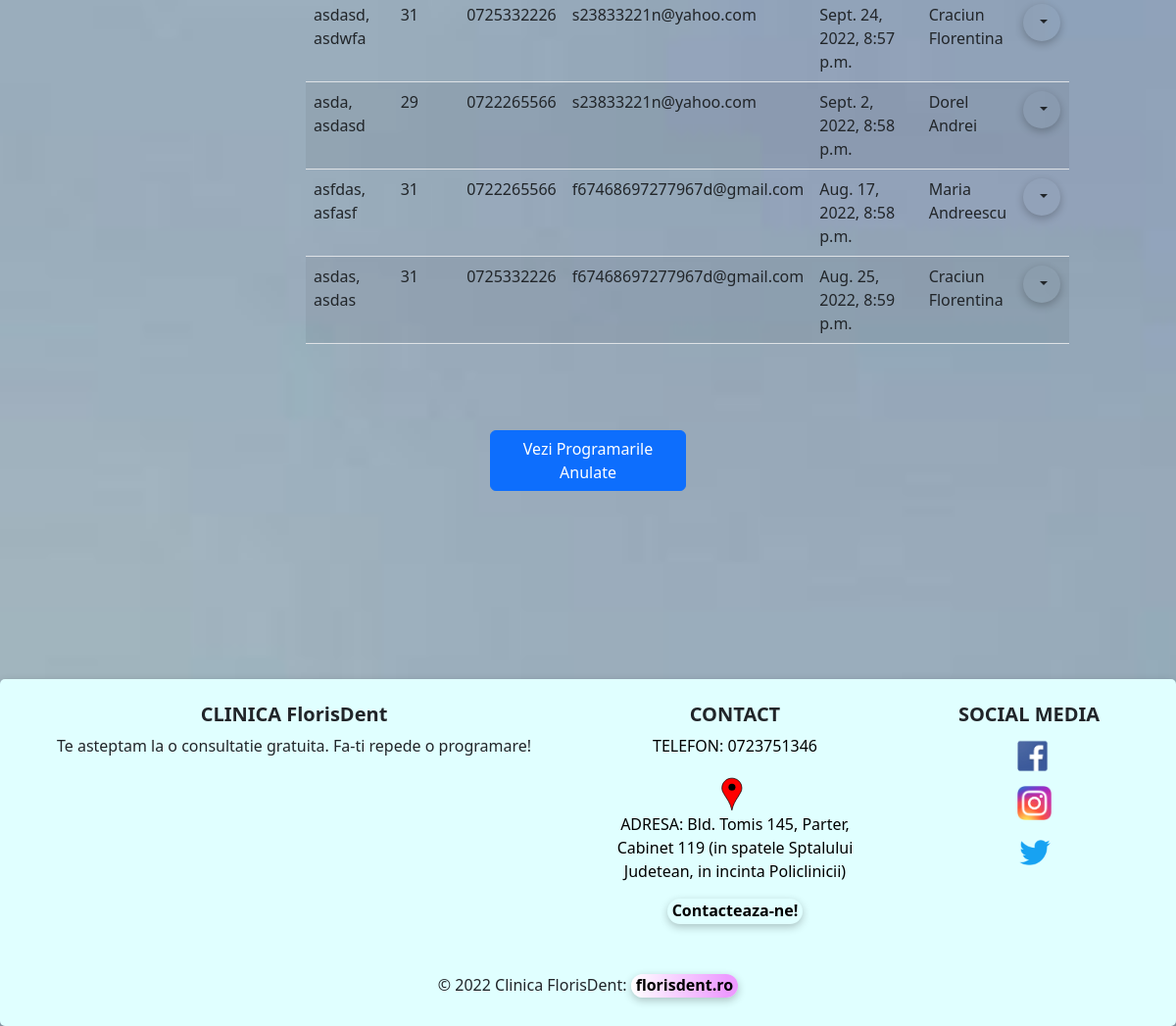
The page /list_of_programari/ (lower part) on the database as committed earlier.
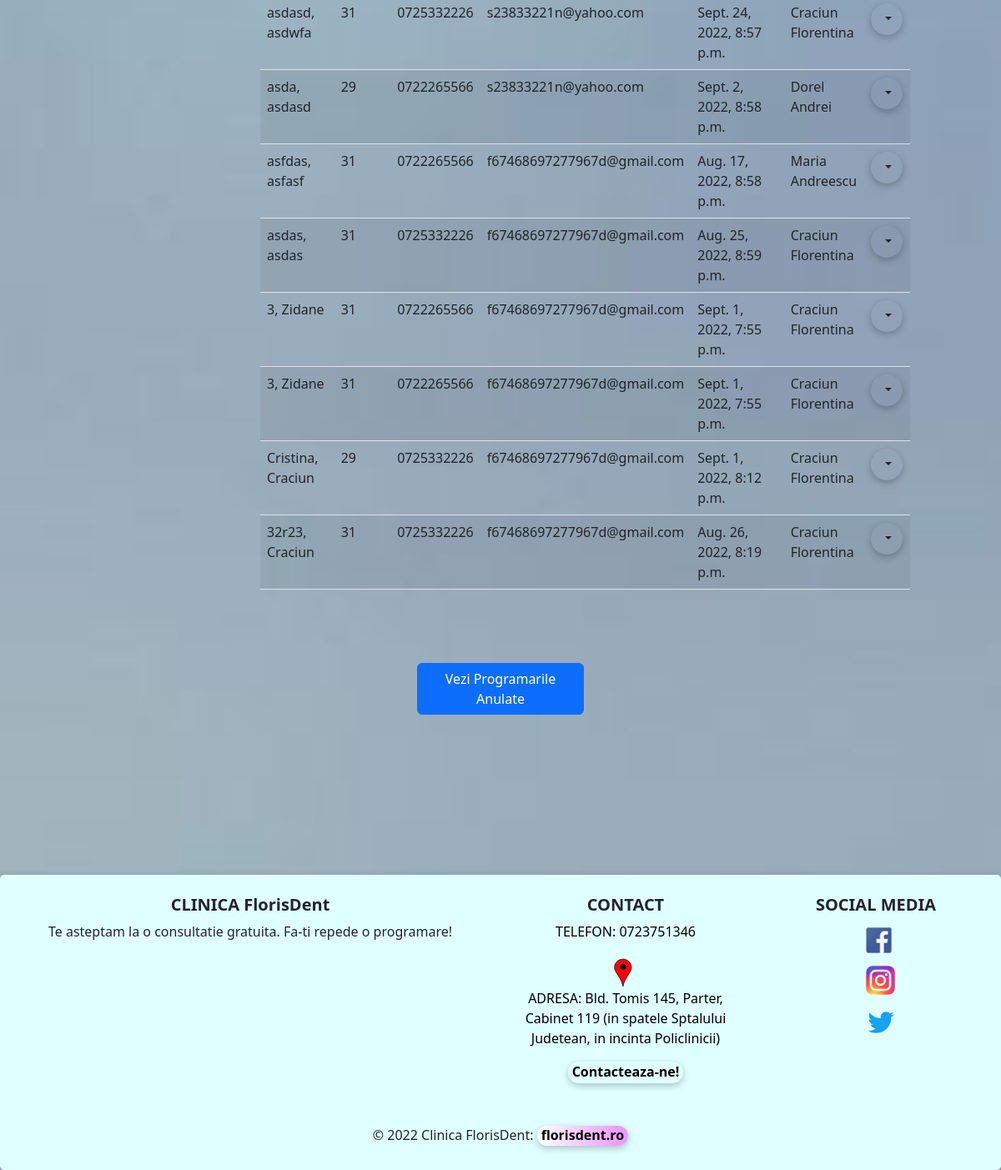
The same page on the database as committed later.
### programari/models.py (models this page shows, shortened)
class Programari(models.Model):
    prenume = models.CharField(max_length=30)
    nume = models.CharField(max_length=30)
    varsta = models.IntegerField()
    numar_telefon = models.CharField(blank=True, max_length=20)
    email = models.EmailField(blank=True, max_length=50)
    ora_programare = models.DateTimeField()
    doctor = models.ForeignKey(Doctor, on_delete=models.CASCADE, null=True)
    active = models.BooleanField(default=True)
    created_at = models.DateTimeField(auto_now_add=True)
    updated_at = models.DateTimeField(auto_now=True)

### doctori/models.py (models this page shows)
class Doctor(models.Model):
    nume_doctor = models.CharField(max_length=40)
    specializare = models.CharField(max_length=50)
    experienta = models.IntegerField()
    email = models.EmailField(blank=True, max_length=50)
    descriere = models.TextField(blank=True, max_length=300)
    varsta = models.IntegerField()
    image = models.ImageField(upload_to='images/doctori/', null=True, blank=True)
    active = models.BooleanField(default=True)
    created_at = models.DateTimeField(default=datetime.now)
    updated_at = models.DateTimeField(auto_now=True)
    def __str__(self):
        return f'{self.nume_doctor}'

### programari/views.py (the view)
# urls.py: path('list_of_programari/', views.ProgramareListView.as_view(), name='list-of-programari'),
class ProgramareListView(ListView):
    template_name = 'programari/list_of_programari.html'
    model = Programari
    context_object_name = 'all_programari'
    def get_context_data(self, **kwargs):
        data = super(ProgramareListView, self).get_context_data(**kwargs)
        all_programari = Programari.objects.all()
        data['programari'] = all_programari
        my_filter_ = ProgramariFilters(self.request.GET, queryset=all_programari)
        data['all_programari'] = my_filter_.qs
        data['my_filter'] = my_filter_
        return data

### templates/programari/list_of_programari.html (shortened to what this page needs)
{% extends 'base.html' %}
{% block content %}
    <br>
    <div class="container-fluid">
        <div class="row">
            <div class="col-md-3">
            </div>
            <div class="col-md-6">
                <table class="table table-striped table-hover">
                    <tbody>
                    {% for programari in all_programari %}
                        <tr>
                            {% if programari.active is True %}
                                <td>{{ programari.prenume }}, {{ programari.nume }}</td>
                                <td>{{ programari.varsta }}</td>
                                <td>{{ programari.numar_telefon }}</td>
                                <td>{{ programari.email }}</td>
                                <td>{{ programari.ora_programare }}</td>
                                <td>{{ programari.doctor }}</td>
                                <td>
                                    <li class="nav-item dropdown" style="list-style-type: none">
                                        <button class="btn dropdown-toggle" id="navbarDropdown"
                                                role="button"
                                                data-bs-toggle="dropdown" aria-expanded="false">
                                        </button>
                                    </li>
                                </td>
                            {% endif %}
                        </tr>
                    {% endfor %}
                    </tbody>
                </table>
            </div>
        </div>
    </div>
    <br><br><br>
    <div class="d-grid gap-2 col-2 mx-auto">
        <a href="{% url 'list-of-programari-anulate' %}" class="btn btn-primary" type="button">Vezi Programarile Anulate</a>
    </div>
{% endblock %}

### templates/base.html (shortened to what this page needs)
{% load static %}
<!DOCTYPE html>
<html lang="en">
<head>
    <link href="{% static 'static/css/bootstrap.min.css' %}" rel="stylesheet" >
    <link rel="stylesheet" href="{% static 'css/main.css' %}">
</head>
<body class="base_body">
    <br><br><br>
    {% block content %}{% endblock %}
    <br><br><br><br><br><br><br><br>
</body>
{% include 'footer.html' %}
</html>

### templates/navbar.html (shortened to what this page needs)
{% load static %}

### templates/footer.html (shortened to what this page needs)
{% load static %}
<footer class="page-footer font-medium blue pt-4"
        style="position: static; width:100%; height: auto; padding-bottom: 0px; background-color: #e0ffff; height: 100%">
    <div class="container-fluid text-center text-md-left" style=" background-color: #e0ffff; height: 80px">
        <div class="row">
            <div class="col-md-6 mt-md-0 mt-3">
                <h5 class="text" style="font-weight: bold;">CLINICA FlorisDent</h5>
                <p>Te asteptam la o consultatie gratuita.
                    Fa-ti repede o programare!</p>
            </div>
            <div class="col-md-3 mb-md-0 mb-3">
                <h5 class="text-uppercase" style="font-weight: bold;">Contact</h5>
                <ul class="list-unstyled">
                    <li>
                        <p href="" style="text-decoration: none; color: black"> TELEFON: 0723751346</p>
                    </li>
                    <li>
                        <a class="footer-brand" href="{% url 'locatie' %}" title="Vezi pe harta!">
                            <img src="{% static 'images/pin_maps.svg' %}" height="40"></a>
                    </li>
                    <li>
                        <p style="text-decoration: none; color: black">ADRESA: Bld. Tomis 145, Parter, Cabinet 119
                            (in spatele Sptalului Judetean, in incinta Policlinicii)
                        </p>
                    </li>
                    <li>
                        <a type="button" class="footer-brand" href="{% url 'create-mesaj' %}" title="Vezi pe harta!"
                           style="font-weight: bold; box-shadow: rgba(0, 0, 0, 0.24) 0px 3px 8px; color: black;
        text-decoration: none; border-radius: 25px; padding-right: 5px; padding-left: 5px; padding-bottom: 2px;
        background: #e0ffff;">
                            Contacteaza-ne!</a>
                    </li>
                </ul>
            </div>
            <div class="col-md-3 mb-md-0 mb-3">
                <h5 class="text-uppercase" style="font-weight: bold;">Social Media</h5>
                <ul class="list-unstyled">
                    <li>
                        <a class="footer-brand" href="https://www.facebook.com" title="Mergi pe pagina de Facebook">
                            <img src="{% static 'images/fbsvg.jpg' %}" height="40" style="padding-top: 5px">
                        </a>
                    </li>
                    <li>
                        <a class="footer-brand" href="https://www.instagram.com" title="Mergi pe pagina de Instagram">
                            <img src="{% static 'images/insta.png' %}" height="40"
                                 style=" padding-left: 10px; margin: 8px; padding-top: 5px">
                        </a>
                    </li>
                    <li>
                        <a class="footer-brand" href="https://www.twitter.com" title="Mergi pe pagina de Twitter">
                            <img src="{% static 'images/tweeter.png' %}" height="70"
                                 style=" padding-left: 11px; padding-bottom: 20px;">
                        </a>
                    </li>
                </ul>
            </div>
        </div>
    </div>
    <br><br><br><br>
    <div class="footer-copyright text-center gy-3"
         style=" background-color: #e0ffff; height: 130px; padding-top: 100px">©
        2022 Clinica
        FlorisDent:
        <a class="site-address" href="https:\\florisdent.ro" style="font-weight: bold; box-shadow: rgba(0, 0, 0, 0.24) 0px 3px 8px; color: black;
        text-decoration: none; border-radius: 25px; padding-right: 5px; padding-left: 5px; padding-bottom: 2px;
        background: rgb(252,252,252); background:
        linear-gradient(90deg, rgba(255,255,255,1) 0%, rgba(237,155,255,1) 90%);">florisdent.ro</a>
    </div>
    <br>
</footer>

### templates/navbar.html (style rules this page uses)
.nav-item { font-weight: bold; font-family: "Microsoft Sans Serif"; margin: 1px; box-shadow: rgba(0, 0, 0, 0.24) 0px 3px 8px; color: black; border-radius: 25px; }

### templates/footer.html (style rules this page uses)
.page-footer { border-radius: 5px; box-shadow: rgba(0, 0, 0, 0.24) 0px 3px 8px; }

Rows that differ between the two databases and show on the page:
added Programari: prenume "3", nume "Zidane", varsta "31", numar_telefon "0722265566", email "f67468697277967d@gmail.com", ora_programare "Sept. 1, 2022, 7:55 p.m.", doctor "Craciun Florentina"
added Programari: prenume "3", nume "Zidane", varsta "31", numar_telefon "0722265566", email "f67468697277967d@gmail.com", ora_programare "Sept. 1, 2022, 7:55 p.m.", doctor "Craciun Florentina"
added Programari: prenume "Cristina", nume "Craciun", varsta "29", numar_telefon "0725332226", email "f67468697277967d@gmail.com", ora_programare "Sept. 1, 2022, 8:12 p.m.", doctor "Craciun Florentina"
added Programari: prenume "32r23", nume "Craciun", varsta "31", numar_telefon "0725332226", email "f67468697277967d@gmail.com", ora_programare "Aug. 26, 2022, 8:19 p.m.", doctor "Craciun Florentina"
